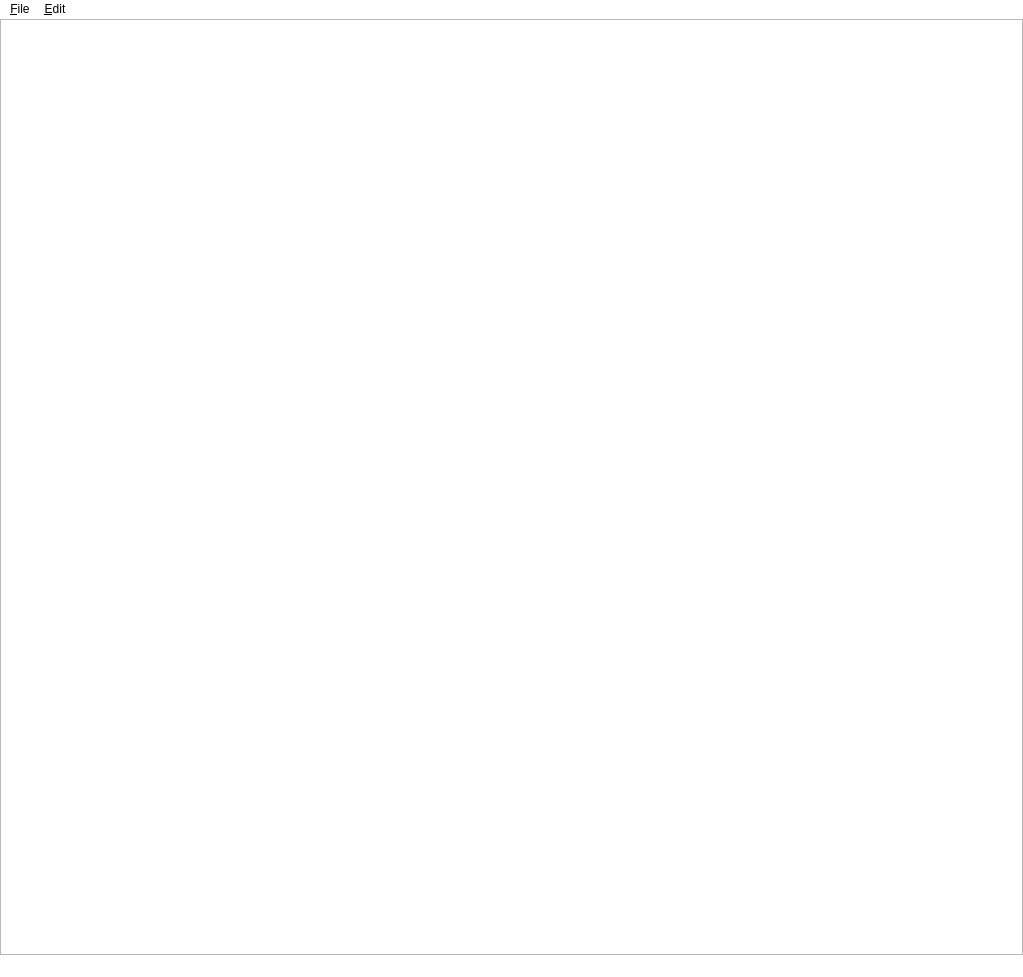
<?xml version="1.0" encoding="UTF-8"?>
<ui version="4.0">
 <class>android</class>
 <widget class="QMainWindow" name="android">
  <property name="geometry">
   <rect>
    <x>0</x>
    <y>0</y>
    <width>1023</width>
    <height>977</height>
   </rect>
  </property>
  <property name="windowTitle">
   <string>HeroSystem CharacterCreator</string>
  </property>
  <property name="windowIcon">
   <iconset resource="build/Qt_6_12_0_for_Android_arm64_v8a_Release/.qt/rcc/res.qrc">
    <normaloff>:/gfx/HeroSystem.ico</normaloff>:/gfx/HeroSystem.ico</iconset>
  </property>
  <widget class="QWidget" name="centralwidget">
   <layout class="QHBoxLayout" name="horizontalLayout">
    <property name="spacing">
     <number>0</number>
    </property>
    <property name="leftMargin">
     <number>0</number>
    </property>
    <property name="topMargin">
     <number>0</number>
    </property>
    <property name="rightMargin">
     <number>0</number>
    </property>
    <property name="bottomMargin">
     <number>0</number>
    </property>
    <item>
     <widget class="QGraphicsView" name="graphicsView"/>
    </item>
   </layout>
  </widget>
  <widget class="QMenuBar" name="menubar">
   <property name="geometry">
    <rect>
     <x>0</x>
     <y>0</y>
     <width>1023</width>
     <height>21</height>
    </rect>
   </property>
   <property name="styleSheet">
    <string notr="true">QMenuBar { color: #000; Background: #fff; }</string>
   </property>
   <widget class="QMenu" name="menu_File">
    <property name="styleSheet">
     <string notr="true">QMenu { color: #000; background: #fff; }</string>
    </property>
    <property name="title">
     <string>&amp;File</string>
    </property>
    <addaction name="action_New"/>
    <addaction name="action_Open"/>
    <addaction name="action_Close"/>
    <addaction name="separator"/>
    <addaction name="action_Save"/>
    <addaction name="actionSave_As"/>
    <addaction name="separator"/>
    <addaction name="action_Print"/>
    <addaction name="separator"/>
    <addaction name="actionE_xit"/>
   </widget>
   <widget class="QMenu" name="menu_Edit">
    <property name="styleSheet">
     <string notr="true">QMenu { color: #000; background: #fff; }</string>
    </property>
    <property name="title">
     <string>&amp;Edit</string>
    </property>
    <addaction name="action_Cut"/>
    <addaction name="actionC_opy"/>
    <addaction name="action_Paste"/>
    <addaction name="separator"/>
    <addaction name="actionOptions"/>
   </widget>
   <addaction name="menu_File"/>
   <addaction name="menu_Edit"/>
  </widget>
  <widget class="QStatusBar" name="statusbar">
   <property name="styleSheet">
    <string notr="true">color: #000; background: #fff</string>
   </property>
  </widget>
  <action name="action_New">
   <property name="text">
    <string>&amp;New</string>
   </property>
   <property name="shortcut">
    <string>Ctrl+N</string>
   </property>
  </action>
  <action name="action_Open">
   <property name="text">
    <string>&amp;Open</string>
   </property>
   <property name="shortcut">
    <string>Ctrl+O</string>
   </property>
  </action>
  <action name="action_Close">
   <property name="text">
    <string>&amp;Close</string>
   </property>
   <property name="shortcut">
    <string>Ctrl+W</string>
   </property>
  </action>
  <action name="action">
   <property name="text">
    <string>-</string>
   </property>
  </action>
  <action name="action_Save">
   <property name="text">
    <string>&amp;Save</string>
   </property>
   <property name="shortcut">
    <string>Ctrl+S</string>
   </property>
  </action>
  <action name="actionSave_As">
   <property name="text">
    <string>Save &amp;As</string>
   </property>
   <property name="shortcut">
    <string>Ctrl+Shift+S</string>
   </property>
  </action>
  <action name="action_Print">
   <property name="text">
    <string>&amp;Print</string>
   </property>
   <property name="shortcut">
    <string>Ctrl+P</string>
   </property>
  </action>
  <action name="actionPa_ge_Setup">
   <property name="text">
    <string>Pa&amp;ge Setup</string>
   </property>
  </action>
  <action name="actionE_xit">
   <property name="text">
    <string>E&amp;xit</string>
   </property>
  </action>
  <action name="action_Cut">
   <property name="text">
    <string>&amp;Cut</string>
   </property>
   <property name="shortcut">
    <string>Ctrl+X</string>
   </property>
  </action>
  <action name="actionC_opy">
   <property name="text">
    <string>C&amp;opy</string>
   </property>
   <property name="shortcut">
    <string>Ctrl+C</string>
   </property>
  </action>
  <action name="action_Paste">
   <property name="text">
    <string>&amp;Paste</string>
   </property>
   <property name="shortcut">
    <string>Ctrl+V</string>
   </property>
  </action>
  <action name="action_Delete">
   <property name="text">
    <string>&amp;Delete</string>
   </property>
   <property name="shortcut">
    <string>Ctrl+Del</string>
   </property>
  </action>
  <action name="action_2">
   <property name="text">
    <string>-</string>
   </property>
  </action>
  <action name="actionOptions">
   <property name="text">
    <string>&amp;Options</string>
   </property>
  </action>
  <action name="action_New_2">
   <property name="text">
    <string>&amp;New</string>
   </property>
  </action>
  <action name="action_Delete_2">
   <property name="text">
    <string>&amp;Clear</string>
   </property>
  </action>
  <action name="action_New_3">
   <property name="text">
    <string>&amp;New</string>
   </property>
  </action>
  <action name="action_Edit">
   <property name="text">
    <string>&amp;Edit</string>
   </property>
  </action>
  <action name="action_Delete_3">
   <property name="text">
    <string>&amp;Delete</string>
   </property>
  </action>
  <action name="action_Move_Up">
   <property name="text">
    <string>&amp;Move Up</string>
   </property>
  </action>
  <action name="actionMove_Down">
   <property name="text">
    <string>Move &amp;Down</string>
   </property>
  </action>
  <action name="action_Move_Up_2">
   <property name="text">
    <string>&amp;Move Up</string>
   </property>
  </action>
  <action name="actionMove_Down_2">
   <property name="text">
    <string>M&amp;ove Down</string>
   </property>
  </action>
  <action name="action_Cut_2">
   <property name="text">
    <string>&amp;Cut</string>
   </property>
  </action>
  <action name="actionCo_py">
   <property name="text">
    <string>Co&amp;py</string>
   </property>
  </action>
  <action name="actionP_aste">
   <property name="text">
    <string>P&amp;aste</string>
   </property>
  </action>
 </widget>
 <resources>
  <include location="build/Qt_6_12_0_for_Android_arm64_v8a_Release/.qt/rcc/res.qrc"/>
 </resources>
 <connections/>
</ui>
